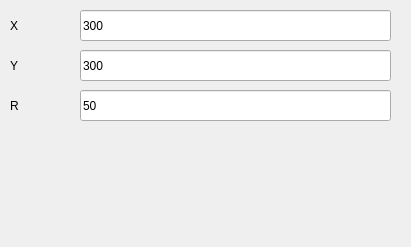
    <widget class="QWidget" name="page">
     <property name="geometry">
      <rect>
       <x>0</x>
       <y>0</y>
       <width>411</width>
       <height>247</height>
      </rect>
     </property>
     <attribute name="label">
      <string>Окружность</string>
     </attribute>
     <widget class="QLineEdit" name="y_center">
      <property name="geometry">
       <rect>
        <x>80</x>
        <y>50</y>
        <width>311</width>
        <height>31</height>
       </rect>
      </property>
      <property name="toolTip">
       <string>Центр окружности</string>
      </property>
      <property name="text">
       <string>300</string>
      </property>
     </widget>
     <widget class="QLineEdit" name="radius">
      <property name="geometry">
       <rect>
        <x>80</x>
        <y>90</y>
        <width>311</width>
        <height>31</height>
       </rect>
      </property>
      <property name="toolTip">
       <string>Радиус окружности</string>
      </property>
      <property name="text">
       <string>50</string>
      </property>
     </widget>
     <widget class="QLabel" name="label_4">
      <property name="geometry">
       <rect>
        <x>10</x>
        <y>10</y>
        <width>61</width>
        <height>31</height>
       </rect>
      </property>
      <property name="text">
       <string>X</string>
      </property>
     </widget>
     <widget class="QLabel" name="label_6">
      <property name="geometry">
       <rect>
        <x>10</x>
        <y>90</y>
        <width>61</width>
        <height>31</height>
       </rect>
      </property>
      <property name="text">
       <string>R</string>
      </property>
     </widget>
     <widget class="QLabel" name="label_5">
      <property name="geometry">
       <rect>
        <x>10</x>
        <y>50</y>
        <width>61</width>
        <height>31</height>
       </rect>
      </property>
      <property name="text">
       <string>Y</string>
      </property>
     </widget>
     <widget class="QLineEdit" name="x_center">
      <property name="geometry">
       <rect>
        <x>80</x>
        <y>10</y>
        <width>311</width>
        <height>31</height>
       </rect>
      </property>
      <property name="toolTip">
       <string>Центр окружности</string>
      </property>
      <property name="text">
       <string>300</string>
      </property>
     </widget>
    </widget>
